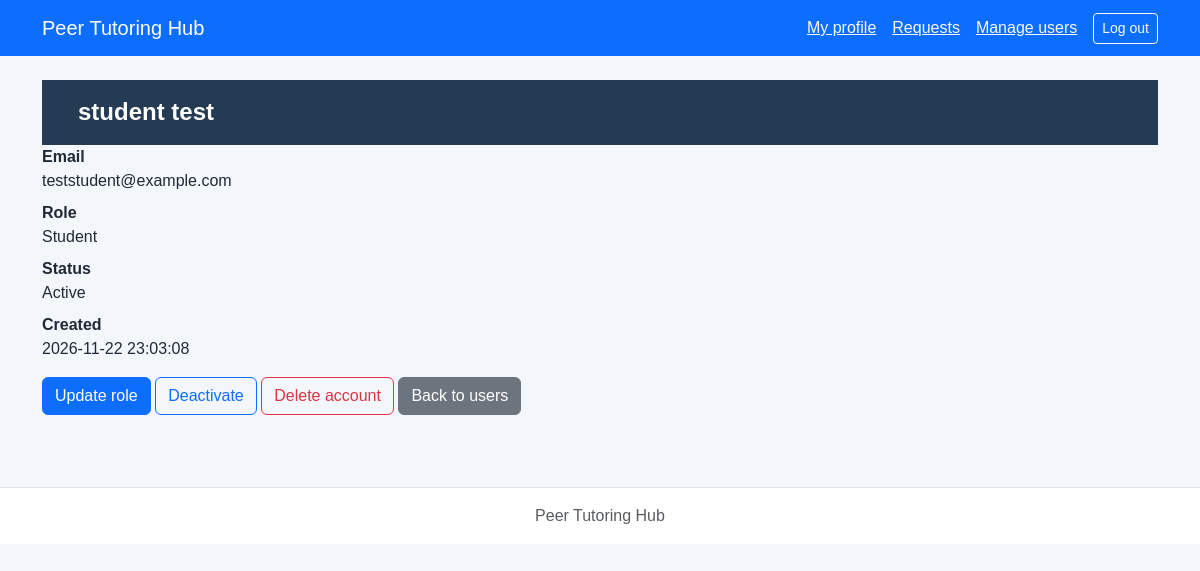
Screenshot of /php/manage-user.php?user_id=3 (signed in) with the database file from the repository.
### tables this page shows
CREATE TABLE users (
    user_id INTEGER PRIMARY KEY AUTOINCREMENT,
    full_name TEXT NOT NULL,
    email TEXT NOT NULL UNIQUE,
    password_hash TEXT NOT NULL,
    role TEXT NOT NULL CHECK (role IN ('Student', 'Tutor', 'Administrator')),
    status TEXT NOT NULL DEFAULT 'Active' CHECK (status IN ('Active', 'Inactive')),
    created_at TEXT NOT NULL DEFAULT CURRENT_TIMESTAMP,
    session_version INTEGER NOT NULL DEFAULT 0
);

### repositories/userPDO.php (called while the page is built, shortened)
<?php
function findUserById(PDO $pdo, int $id)
{
    $stmt = $pdo->prepare('SELECT ' . USER_FIELDS . ' FROM users WHERE user_id = ?');
    $stmt->execute([$id]);
    return $stmt->fetch();
}

### services/requestService.php (called while the page is built, shortened)
<?php
function escapeHtml($v) {return htmlspecialchars((string)$v,ENT_QUOTES,'UTF-8');}

### services/userService.php (called while the page is built, shortened)
<?php
require_once __DIR__ . '/../repositories/userPDO.php';
function inputString(array $input, string $key): string
{
    return is_string($input[$key] ?? null) ? $input[$key] : '';
}

### php/manage-user.php (the view, shortened to what this page needs)
<?php
$pdo = openDatabase();
$id = filter_input(INPUT_GET, 'user_id', FILTER_VALIDATE_INT, ['options' => ['min_range' => 1]]);
$account = findUserById($pdo, $id);
$detailsUrl = 'manage-user.php?user_id=' . $id;
$action = inputString($_GET, 'action');
$newStatus = $account['status'] === 'Active' ? 'Inactive' : 'Active';
require __DIR__ . '/../includes/header.php';
require __DIR__ . '/../includes/nav.php';
?>
<main class="container py-4">
    <h1><?= escapeHtml($account['full_name']) ?></h1>
    <dl>
        <dt>Email</dt><dd><?= escapeHtml($account['email']) ?></dd>
        <dt>Role</dt><dd><?= escapeHtml($account['role']) ?></dd>
        <dt>Status</dt><dd><?= escapeHtml($account['status']) ?></dd>
        <dt>Created</dt><dd><?= escapeHtml($account['created_at']) ?></dd>
    </dl>
    <?php if ($action === ''): ?>
        <a class="btn btn-primary" href="<?= escapeHtml($detailsUrl . '&action=role') ?>">Update role</a>
        <a class="btn btn-outline-primary" href="<?= escapeHtml($detailsUrl . '&action=status') ?>"><?= $newStatus === 'Active' ? 'Activate' : 'Deactivate' ?></a>
        <a class="btn btn-outline-danger" href="<?= escapeHtml($detailsUrl . '&action=delete') ?>">Delete account</a>
        <a class="btn btn-secondary" href="users.php">Back to users</a>
    <?php endif; ?>
</main>
<?php require __DIR__ . '/../includes/footer.php'; ?>

### css/styles.css (style rules this page uses)
* { box-sizing: border-box; }
body { margin: 0; min-height: 100vh; font-family: Arial, Helvetica, sans-serif; color: #1f2937; background-color: #f3f6fa; }
h1 { margin: 0; padding: 18px 36px; color: #ffffff; font-size: 24px; font-weight: 700; background-color: #243b53; }

### rows the page displays
users: full_name "student test", email "teststudent@example.com", role "Student", status "Active", created_at "2026-11-22 23:03:08"
